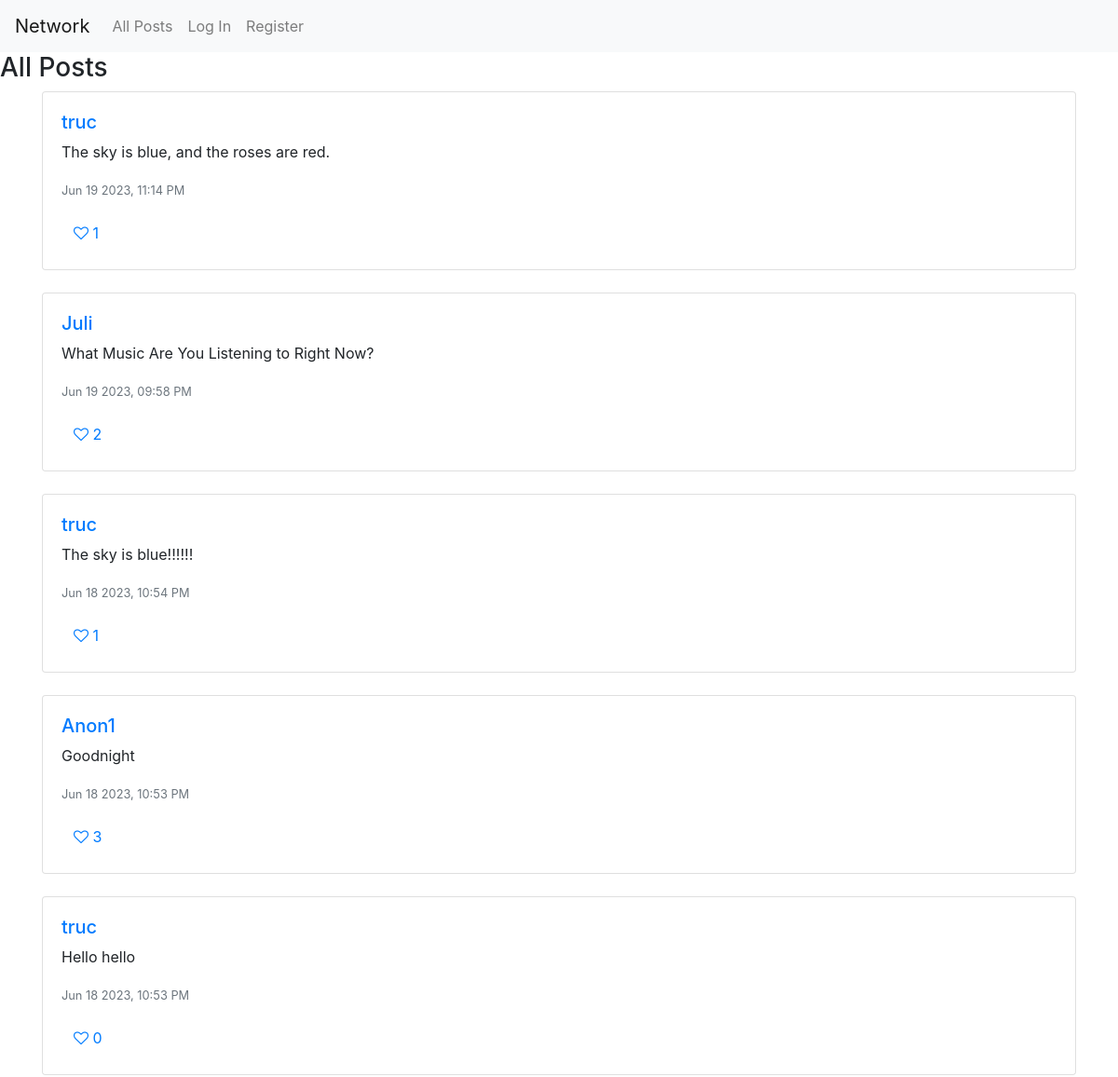
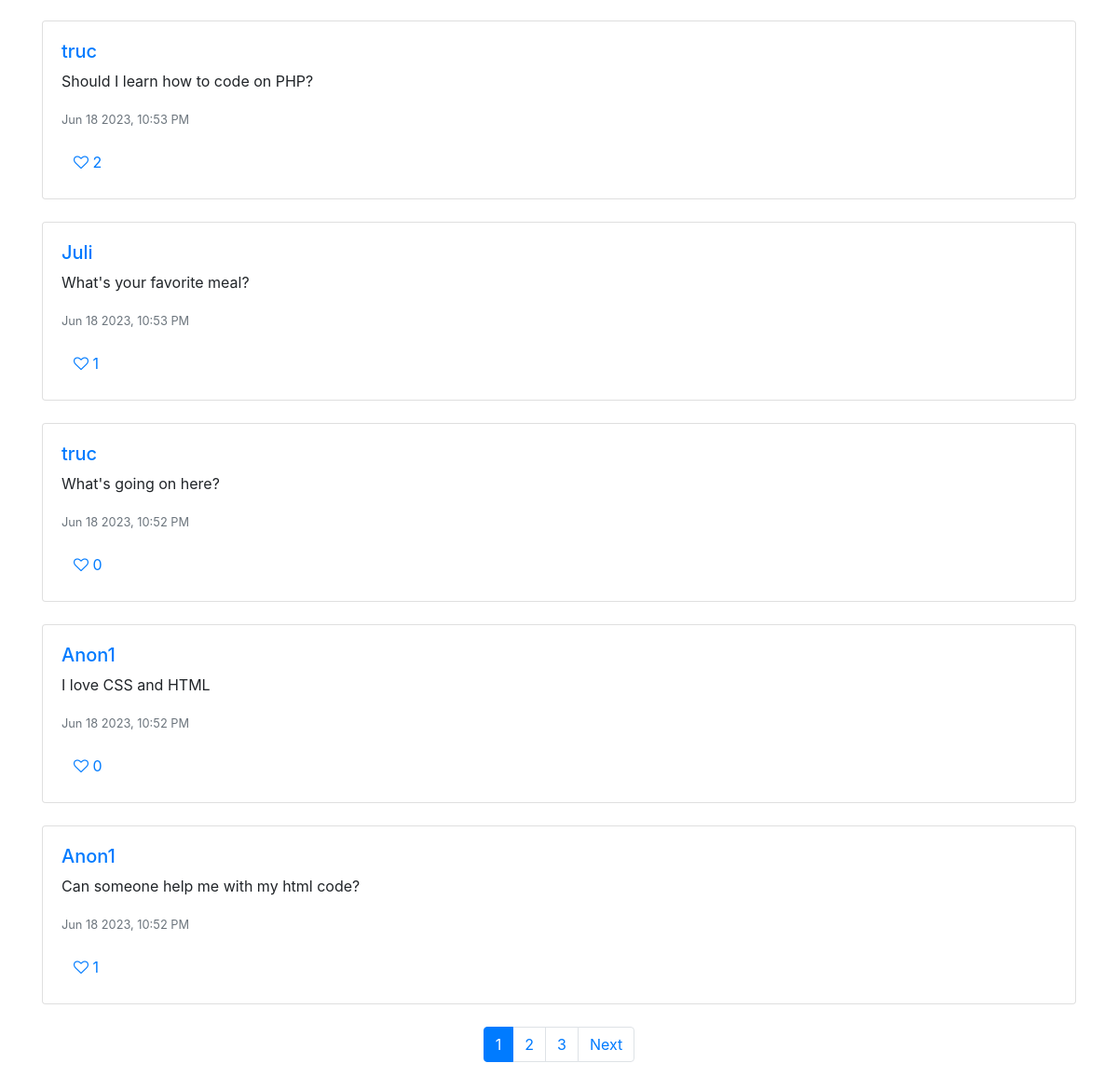
The page / on the database its author committed (2 pictures, top to bottom).
### network/models.py (models this page shows, shortened)
class User(AbstractUser):
    pass

class Post(models.Model):
    content = models.TextField(blank = False)
    user = models.ForeignKey("User", on_delete=models.CASCADE, related_name="posts")
    timestamp = models.DateTimeField(auto_now_add=True)
    likes = models.IntegerField(default=0)
    editing = models.BooleanField(default=False)
    post_liked = models.ManyToManyField(User, related_name='liked_posts', blank=True)
    def serialize(self, request=None):
        is_liked = False
        if request and request.user.is_authenticated:
            is_liked = self.post_liked.filter(id=request.user.id).exists()
        return {
            "id": self.id,
            "author": self.user.username,
            "content": self.content,
            "timestamp": self.timestamp.strftime("%b %d %Y, %I:%M %p"),
            "likes": self.likes,
            "is_liked": is_liked
        }

### network/views.py (the view)
# urls.py: path("", views.index, name="index"),
def index(request):
    posts = Post.objects.all().order_by('-timestamp')
    paginator = Paginator(posts, 10)
    page_number = request.GET.get('page')
    page_obj = paginator.get_page(page_number)
    serialized_posts = []
    for post in page_obj:
        serialized_post = post.serialize(request)
        serialized_posts.append(serialized_post)
    return render(request, "network/index.html", {
        "page_obj": page_obj,
        "serialized_posts": serialized_posts
    })

### network/templates/network/index.html (shortened to what this page needs)
{% extends "network/layout.html" %}
{% block body %}
<h3>All Posts</h3>
<div class="container">
  {% for post in serialized_posts %}
  <div class="card mb-4">
    <div class="card-body">
      <h5 class="card-text"><a href="{% url 'profile' post.author %}">{{ post.author }}</a></h5>
      <p id="post-content-{{ post.id }}" class="card-text">{{ post.content }}</p>
      <p class="card-text"><small class="text-muted">{{ post.timestamp }}</small></p>
      <div>
        <button class="btn btn-link like-btn{% if post.is_liked %} liked{% endif %}" data-post-id="{{ post.id }}">
          <i class="fa {% if post.is_liked %}fa-heart{% else %}fa-heart-o{% endif %} heart-icon"></i>
          <span id="post-likes-{{ post.id }}" class="likes-count">{{ post.likes }}</span>
        </button>
      </div>
    </div>
  </div>
  {% empty %}
  <div class="alert alert-primary" role="alert">
    No posts yet.
  </div>
  {% endfor %}
</div>
<div class="container d-flex justify-content-center">
  <nav aria-label="Page navigation">
    <ul class="pagination">
      {% for num in page_obj.paginator.page_range %}
        {% if page_obj.number == num %}
          <li class="page-item active">
            <a class="page-link" href="?page={{ num }}">{{ num }}</a>
          </li>
        {% else %}
          <li class="page-item">
            <a class="page-link" href="?page={{ num }}">{{ num }}</a>
          </li>
        {% endif %}
      {% endfor %}
      {% if page_obj.has_next %}
        <li class="page-item">
          <a class="page-link" href="?page={{ page_obj.next_page_number }}">Next</a>
        </li>
      {% endif %}
    </ul>
  </nav>
</div>
{% endblock %}

### network/templates/network/layout.html (shortened to what this page needs)
{% load static %}
<!DOCTYPE html>
<html lang="en">
    <head>
        <link rel="stylesheet" href="https://stackpath.bootstrapcdn.com/bootstrap/4.4.1/css/bootstrap.min.css">
        <link rel="stylesheet" href="https://cdnjs.cloudflare.com/ajax/libs/font-awesome/4.7.0/css/font-awesome.min.css">
        <link href="{% static 'network/styles.css' %}" rel="stylesheet">
    </head>
    <body>
        <nav class="navbar navbar-expand-lg navbar-light bg-light">
            <a class="navbar-brand" href="#">Network</a>
            <div>
              <ul class="navbar-nav mr-auto">
                <li class="nav-item">
                  <a class="nav-link" href="{% url 'index' %}">All Posts</a>
                </li>
                {% if user.is_authenticated %}
                    <li class="nav-item">
                        <a class="nav-link" href="{% url 'following_posts' %}">Following</a>
                    </li>
                    <li class="nav-item">
                        <a class="nav-link" href="{% url 'logout' %}">Log Out</a>
                    </li>
                {% else %}
                    <li class="nav-item">
                        <a class="nav-link" href="{% url 'login' %}">Log In</a>
                    </li>
                    <li class="nav-item">
                        <a class="nav-link" href="{% url 'register' %}">Register</a>
                    </li>
                {% endif %}
              </ul>
            </div>
          </nav>
        <div class="body">
            {% block body %}
            {% endblock %}
        </div>
    </body>
</html>

### rows shown on the page
User: author "truc" "truc" "truc" "truc" "truc"
Post: content "The sky is blue, and the roses are red."
User: author "Juli" "Juli"
Post: content "What Music Are You Listening to Right Now?"
Post: content "The sky is blue!!!!!!"
User: author "Anon1" "Anon1" "Anon1"
Post: content "Goodnight"
Post: content "Hello hello"
Post: content "Should I learn how to code on PHP?"
Post: content "What's your favorite meal?"
Post: content "What's going on here?"
Post: content "I love CSS and HTML"
Post: content "Can someone help me with my html code?"

### other values the page prints
{{ post.timestamp }} "Jun 19 2023, 11:14 PM" "Jun 19 2023, 09:58 PM" "Jun 18 2023, 10:54 PM" "Jun 18 2023, 10:53 PM" "Jun 18 2023, 10:53 PM" "Jun 18 2023, 10:53 PM" "Jun 18 2023, 10:53 PM" "Jun 18 2023, 10:52 PM" "Jun 18 2023, 10:52 PM" "Jun 18 2023, 10:52 PM"
{{ post.likes }} "1" "2" "1" "3" "0" "2" "1" "0" "0" "1"
{{ num }} "1"
{{ num }} "2" "3"
